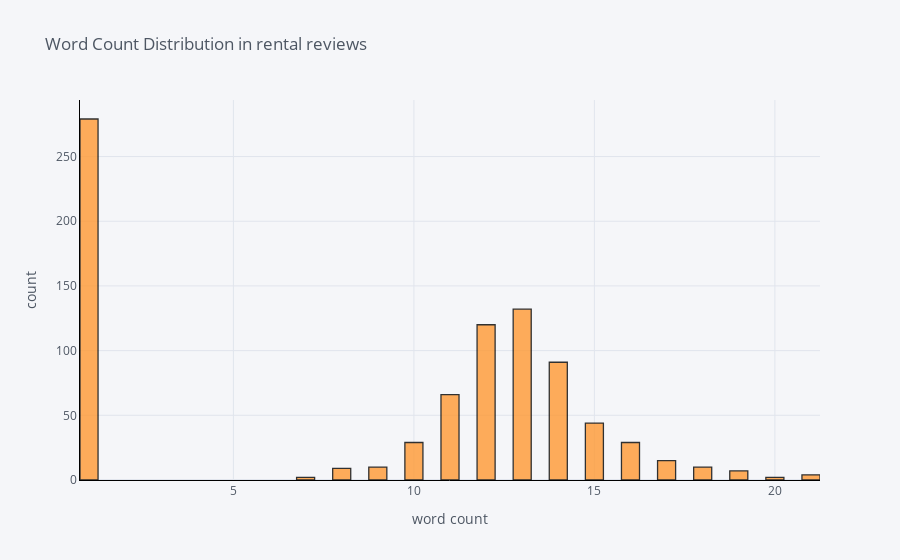

Notebook code cell kept with this figure:
### Code cell
df['word_count'].iplot(
    kind='hist',
    bins = 50,
    linecolor='black',
    xTitle='word count',
    yTitle='count',
    title='Word Count Distribution in rental reviews')

### Figure 1 — Plotly figure (JSON) as saved in the notebook; plotly's stock layout.template omitted (floating-point values rounded to 4 significant figures; data arrays with more than 128 entries replaced by an {"elided": "..."} marker saying what was removed)
{"data": [{"histfunc": "count", "histnorm": "", "marker": {"color": "rgba(255, 153, 51, 1.0)", "line": {"color": "#000000", "width": 1.3}}, "name": "word_count", "nbinsx": 50, "opacity": 0.8, "orientation": "v", "type": "histogram", "x": {"elided": "849 int values"}}], "layout": {"barmode": "overlay", "legend": {"bgcolor": "#F5F6F9", "font": {"color": "#4D5663"}}, "paper_bgcolor": "#F5F6F9", "plot_bgcolor": "#F5F6F9", "title": {"font": {"color": "#4D5663"}, "text": "Word Count Distribution in rental reviews"}, "xaxis": {"gridcolor": "#E1E5ED", "linecolor": "black", "showgrid": true, "tickfont": {"color": "#4D5663"}, "title": {"font": {"color": "#4D5663"}, "text": "word count"}, "zerolinecolor": "#E1E5ED"}, "yaxis": {"gridcolor": "#E1E5ED", "linecolor": "black", "showgrid": true, "tickfont": {"color": "#4D5663"}, "title": {"font": {"color": "#4D5663"}, "text": "count"}, "zerolinecolor": "#E1E5ED"}}}
